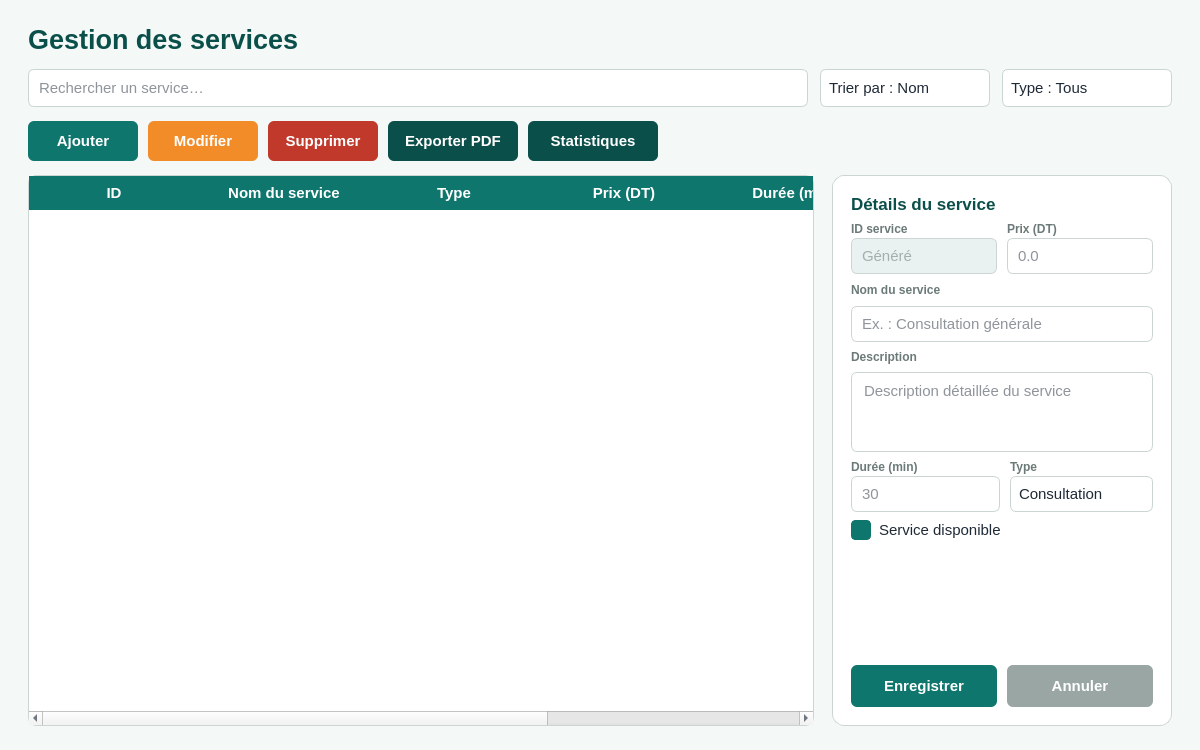
<?xml version="1.0" encoding="UTF-8"?>
<ui version="4.0">
 <class>GestionServices</class>
 <widget class="QWidget" name="GestionServices">
  <property name="geometry">
   <rect>
    <x>0</x>
    <y>0</y>
    <width>1200</width>
    <height>750</height>
   </rect>
  </property>
  <property name="minimumSize">
   <size>
    <width>1000</width>
    <height>650</height>
   </size>
  </property>
  <property name="windowTitle">
   <string>Gestion des services</string>
  </property>
  <property name="styleSheet">
   <string notr="true">QWidget {
    font-family: &quot;Arial&quot;;
    font-size: 11pt;
    color: #1F2A37;
}
#GestionServices {
    background-color: #F4F8F7;
}
#labelTitrePage {
    font-size: 20pt;
    font-weight: bold;
    color: #0B4F4A;
}
QLineEdit, QComboBox, QPlainTextEdit {
    background-color: #FFFFFF;
    border: 1px solid #CBD5D3;
    border-radius: 6px;
    padding: 5px 8px;
}
QLineEdit:focus, QComboBox:focus, QPlainTextEdit:focus {
    border: 2px solid #0F766E;
}
QLineEdit:read-only {
    background-color: #EAF2F1;
    color: #5C6B69;
}
QComboBox::drop-down {
    border: none;
    width: 24px;
}
QComboBox QAbstractItemView {
    background-color: #FFFFFF;
    border: 1px solid #CBD5D3;
    selection-background-color: #CDEAE6;
    selection-color: #1F2A37;
    outline: none;
}
QCheckBox {
    spacing: 8px;
}
QCheckBox::indicator {
    width: 18px;
    height: 18px;
    border: 1px solid #CBD5D3;
    border-radius: 4px;
    background-color: #FFFFFF;
}
QCheckBox::indicator:checked {
    background-color: #0F766E;
    border: 1px solid #0F766E;
}
QScrollBar:vertical {
    background: #F4F8F7;
    width: 10px;
    margin: 2px;
}
QScrollBar::handle:vertical {
    background: #CBD5D3;
    border-radius: 5px;
    min-height: 24px;
}
QScrollBar::handle:vertical:hover {
    background: #9AA6A4;
}
QScrollBar::add-line:vertical, QScrollBar::sub-line:vertical {
    height: 0px;
}
#pushButtonAjouter {
    background-color: #0F766E;
    color: #FFFFFF;
    font-weight: bold;
    border: none;
    border-radius: 6px;
}
#pushButtonAjouter:hover { background-color: #0C5F58; }
#pushButtonModifier {
    background-color: #F28C28;
    color: #FFFFFF;
    font-weight: bold;
    border: none;
    border-radius: 6px;
}
#pushButtonModifier:hover { background-color: #E07B16; }
#pushButtonSupprimer {
    background-color: #C0392B;
    color: #FFFFFF;
    font-weight: bold;
    border: none;
    border-radius: 6px;
}
#pushButtonSupprimer:hover { background-color: #A5311F; }
#pushButtonExporterPdf, #pushButtonStatistiques {
    background-color: #0B4F4A;
    color: #FFFFFF;
    font-weight: bold;
    border: none;
    border-radius: 6px;
}
#pushButtonExporterPdf:hover, #pushButtonStatistiques:hover { background-color: #083E3A; }
#pushButtonEnregistrer {
    background-color: #0F766E;
    color: #FFFFFF;
    font-size: 11pt;
    font-weight: bold;
    border: none;
    border-radius: 6px;
}
#pushButtonEnregistrer:hover { background-color: #0C5F58; }
#pushButtonAnnuler {
    background-color: #9AA6A4;
    color: #FFFFFF;
    font-size: 11pt;
    font-weight: bold;
    border: none;
    border-radius: 6px;
}
#pushButtonAnnuler:hover { background-color: #808C8A; }
#frameDetail {
    background-color: #FFFFFF;
    border: 1px solid #CBD5D3;
    border-radius: 12px;
}
#labelDetailTitre {
    font-size: 13pt;
    font-weight: bold;
    color: #0B4F4A;
}
#labelChampId, #labelChampPrix, #labelChampNomService, #labelChampDescription, #labelChampDuree, #labelChampType {
    font-size: 9pt;
    font-weight: bold;
    color: #6B7A78;
}
QTableWidget {
    background-color: #FFFFFF;
    border: 1px solid #CBD5D3;
    border-radius: 8px;
    gridline-color: #E3EAE9;
}
QHeaderView::section {
    background-color: #0F766E;
    color: #FFFFFF;
    font-weight: bold;
    padding: 6px;
    border: none;
}
QTableWidget::item {
    padding: 4px;
}
QTableWidget::item:selected {
    background-color: #CDEAE6;
    color: #1F2A37;
}</string>
  </property>
  <layout class="QVBoxLayout" name="verticalLayoutRoot">
   <property name="spacing">
    <number>14</number>
   </property>
   <property name="leftMargin">
    <number>28</number>
   </property>
   <property name="topMargin">
    <number>24</number>
   </property>
   <property name="rightMargin">
    <number>28</number>
   </property>
   <property name="bottomMargin">
    <number>24</number>
   </property>
   <item>
    <widget class="QLabel" name="labelTitrePage">
     <property name="text">
      <string>Gestion des services</string>
     </property>
    </widget>
   </item>
   <item>
    <layout class="QHBoxLayout" name="horizontalLayoutFiltres">
     <property name="spacing">
      <number>12</number>
     </property>
     <item>
      <widget class="QLineEdit" name="lineEditRecherche">
       <property name="minimumSize">
        <size>
         <width>0</width>
         <height>38</height>
        </size>
       </property>
       <property name="placeholderText">
        <string>Rechercher un service…</string>
       </property>
      </widget>
     </item>
     <item>
      <widget class="QComboBox" name="comboBoxTri">
       <property name="minimumSize">
        <size>
         <width>170</width>
         <height>38</height>
        </size>
       </property>
       <item>
        <property name="text">
         <string>Trier par : Nom</string>
        </property>
       </item>
       <item>
        <property name="text">
         <string>Trier par : Prix</string>
        </property>
       </item>
       <item>
        <property name="text">
         <string>Trier par : Durée</string>
        </property>
       </item>
       <item>
        <property name="text">
         <string>Trier par : Type</string>
        </property>
       </item>
      </widget>
     </item>
     <item>
      <widget class="QComboBox" name="comboBoxFiltreType">
       <property name="minimumSize">
        <size>
         <width>170</width>
         <height>38</height>
        </size>
       </property>
       <item>
        <property name="text">
         <string>Type : Tous</string>
        </property>
       </item>
       <item>
        <property name="text">
         <string>Consultation</string>
        </property>
       </item>
       <item>
        <property name="text">
         <string>Vaccination</string>
        </property>
       </item>
       <item>
        <property name="text">
         <string>Traitement</string>
        </property>
       </item>
       <item>
        <property name="text">
         <string>Chirurgie</string>
        </property>
       </item>
       <item>
        <property name="text">
         <string>Éducation</string>
        </property>
       </item>
       <item>
        <property name="text">
         <string>Comportement</string>
        </property>
       </item>
      </widget>
     </item>
    </layout>
   </item>
   <item>
    <layout class="QHBoxLayout" name="horizontalLayoutBoutons">
     <property name="spacing">
      <number>10</number>
     </property>
     <item>
      <widget class="QPushButton" name="pushButtonAjouter">
       <property name="minimumSize">
        <size>
         <width>110</width>
         <height>40</height>
        </size>
       </property>
       <property name="cursor">
        <cursorShape>PointingHandCursor</cursorShape>
       </property>
       <property name="text">
        <string>Ajouter</string>
       </property>
      </widget>
     </item>
     <item>
      <widget class="QPushButton" name="pushButtonModifier">
       <property name="minimumSize">
        <size>
         <width>110</width>
         <height>40</height>
        </size>
       </property>
       <property name="cursor">
        <cursorShape>PointingHandCursor</cursorShape>
       </property>
       <property name="text">
        <string>Modifier</string>
       </property>
      </widget>
     </item>
     <item>
      <widget class="QPushButton" name="pushButtonSupprimer">
       <property name="minimumSize">
        <size>
         <width>110</width>
         <height>40</height>
        </size>
       </property>
       <property name="cursor">
        <cursorShape>PointingHandCursor</cursorShape>
       </property>
       <property name="text">
        <string>Supprimer</string>
       </property>
      </widget>
     </item>
     <item>
      <widget class="QPushButton" name="pushButtonExporterPdf">
       <property name="minimumSize">
        <size>
         <width>130</width>
         <height>40</height>
        </size>
       </property>
       <property name="cursor">
        <cursorShape>PointingHandCursor</cursorShape>
       </property>
       <property name="text">
        <string>Exporter PDF</string>
       </property>
      </widget>
     </item>
     <item>
      <widget class="QPushButton" name="pushButtonStatistiques">
       <property name="minimumSize">
        <size>
         <width>130</width>
         <height>40</height>
        </size>
       </property>
       <property name="cursor">
        <cursorShape>PointingHandCursor</cursorShape>
       </property>
       <property name="text">
        <string>Statistiques</string>
       </property>
      </widget>
     </item>
     <item>
      <spacer name="spacerBoutons">
       <property name="orientation">
        <enum>Qt::Orientation::Horizontal</enum>
       </property>
       <property name="sizeHint" stdset="0">
        <size>
         <width>40</width>
         <height>20</height>
        </size>
       </property>
      </spacer>
     </item>
    </layout>
   </item>
   <item>
    <layout class="QHBoxLayout" name="horizontalLayoutContenu">
     <property name="spacing">
      <number>18</number>
     </property>
     <item>
      <widget class="QTableWidget" name="tableWidgetServices">
       <property name="editTriggers">
        <set>QAbstractItemView::EditTrigger::NoEditTriggers</set>
       </property>
       <property name="alternatingRowColors">
        <bool>true</bool>
       </property>
       <property name="selectionMode">
        <enum>QAbstractItemView::SelectionMode::SingleSelection</enum>
       </property>
       <property name="selectionBehavior">
        <enum>QAbstractItemView::SelectionBehavior::SelectRows</enum>
       </property>
       <property name="showGrid">
        <bool>true</bool>
       </property>
       <property name="sortingEnabled">
        <bool>false</bool>
       </property>
       <attribute name="horizontalHeaderDefaultSectionSize">
        <number>170</number>
       </attribute>
       <attribute name="horizontalHeaderMinimumSectionSize">
        <number>90</number>
       </attribute>
       <attribute name="horizontalHeaderStretchLastSection">
        <bool>true</bool>
       </attribute>
       <attribute name="verticalHeaderVisible">
        <bool>false</bool>
       </attribute>
       <column>
        <property name="text">
         <string>ID</string>
        </property>
       </column>
       <column>
        <property name="text">
         <string>Nom du service</string>
        </property>
       </column>
       <column>
        <property name="text">
         <string>Type</string>
        </property>
       </column>
       <column>
        <property name="text">
         <string>Prix (DT)</string>
        </property>
       </column>
       <column>
        <property name="text">
         <string>Durée (min)</string>
        </property>
       </column>
       <column>
        <property name="text">
         <string>Disponible</string>
        </property>
       </column>
      </widget>
     </item>
     <item>
      <widget class="QFrame" name="frameDetail">
       <property name="minimumSize">
        <size>
         <width>320</width>
         <height>0</height>
        </size>
       </property>
       <property name="maximumSize">
        <size>
         <width>340</width>
         <height>16777215</height>
        </size>
       </property>
       <layout class="QVBoxLayout" name="verticalLayoutDetail">
        <property name="spacing">
         <number>8</number>
        </property>
        <property name="leftMargin">
         <number>18</number>
        </property>
        <property name="topMargin">
         <number>18</number>
        </property>
        <property name="rightMargin">
         <number>18</number>
        </property>
        <property name="bottomMargin">
         <number>18</number>
        </property>
        <item>
         <widget class="QLabel" name="labelDetailTitre">
          <property name="text">
           <string>Détails du service</string>
          </property>
         </widget>
        </item>
        <item>
         <layout class="QHBoxLayout" name="horizontalLayoutIdPrix">
          <property name="spacing">
           <number>10</number>
          </property>
          <item>
           <layout class="QVBoxLayout" name="verticalLayoutId">
            <property name="spacing">
             <number>2</number>
            </property>
            <item>
             <widget class="QLabel" name="labelChampId">
              <property name="text">
               <string>ID service</string>
              </property>
             </widget>
            </item>
            <item>
             <widget class="QLineEdit" name="lineEditIdService">
              <property name="minimumSize">
               <size>
                <width>0</width>
                <height>36</height>
               </size>
              </property>
              <property name="readOnly">
               <bool>true</bool>
              </property>
              <property name="placeholderText">
               <string>Généré</string>
              </property>
             </widget>
            </item>
           </layout>
          </item>
          <item>
           <layout class="QVBoxLayout" name="verticalLayoutPrix">
            <property name="spacing">
             <number>2</number>
            </property>
            <item>
             <widget class="QLabel" name="labelChampPrix">
              <property name="text">
               <string>Prix (DT)</string>
              </property>
             </widget>
            </item>
            <item>
             <widget class="QLineEdit" name="lineEditPrix">
              <property name="minimumSize">
               <size>
                <width>0</width>
                <height>36</height>
               </size>
              </property>
              <property name="placeholderText">
               <string>0.0</string>
              </property>
             </widget>
            </item>
           </layout>
          </item>
         </layout>
        </item>
        <item>
         <widget class="QLabel" name="labelChampNomService">
          <property name="minimumSize">
           <size>
            <width>0</width>
            <height>16</height>
           </size>
          </property>
          <property name="text">
           <string>Nom du service</string>
          </property>
          <property name="wordWrap">
           <bool>false</bool>
          </property>
         </widget>
        </item>
        <item>
         <widget class="QLineEdit" name="lineEditNomService">
          <property name="minimumSize">
           <size>
            <width>0</width>
            <height>36</height>
           </size>
          </property>
          <property name="placeholderText">
           <string>Ex. : Consultation générale</string>
          </property>
         </widget>
        </item>
        <item>
         <widget class="QLabel" name="labelChampDescription">
          <property name="text">
           <string>Description</string>
          </property>
         </widget>
        </item>
        <item>
         <widget class="QPlainTextEdit" name="plainTextEditDescription">
          <property name="minimumSize">
           <size>
            <width>0</width>
            <height>70</height>
           </size>
          </property>
          <property name="maximumSize">
           <size>
            <width>16777215</width>
            <height>80</height>
           </size>
          </property>
          <property name="placeholderText">
           <string>Description détaillée du service</string>
          </property>
         </widget>
        </item>
        <item>
         <layout class="QHBoxLayout" name="horizontalLayoutDureeType">
          <property name="spacing">
           <number>10</number>
          </property>
          <item>
           <layout class="QVBoxLayout" name="verticalLayoutDuree">
            <property name="spacing">
             <number>2</number>
            </property>
            <item>
             <widget class="QLabel" name="labelChampDuree">
              <property name="text">
               <string>Durée (min)</string>
              </property>
             </widget>
            </item>
            <item>
             <widget class="QLineEdit" name="lineEditDuree">
              <property name="minimumSize">
               <size>
                <width>0</width>
                <height>36</height>
               </size>
              </property>
              <property name="placeholderText">
               <string>30</string>
              </property>
             </widget>
            </item>
           </layout>
          </item>
          <item>
           <layout class="QVBoxLayout" name="verticalLayoutType">
            <property name="spacing">
             <number>2</number>
            </property>
            <item>
             <widget class="QLabel" name="labelChampType">
              <property name="text">
               <string>Type</string>
              </property>
             </widget>
            </item>
            <item>
             <widget class="QComboBox" name="comboBoxType">
              <property name="minimumSize">
               <size>
                <width>0</width>
                <height>36</height>
               </size>
              </property>
              <item>
               <property name="text">
                <string>Consultation</string>
               </property>
              </item>
              <item>
               <property name="text">
                <string>Vaccination</string>
               </property>
              </item>
              <item>
               <property name="text">
                <string>Traitement</string>
               </property>
              </item>
              <item>
               <property name="text">
                <string>Chirurgie</string>
               </property>
              </item>
              <item>
               <property name="text">
                <string>Éducation</string>
               </property>
              </item>
              <item>
               <property name="text">
                <string>Comportement</string>
               </property>
              </item>
             </widget>
            </item>
           </layout>
          </item>
         </layout>
        </item>
        <item>
         <widget class="QCheckBox" name="checkBoxDisponible">
          <property name="text">
           <string>Service disponible</string>
          </property>
          <property name="checked">
           <bool>true</bool>
          </property>
         </widget>
        </item>
        <item>
         <spacer name="spacerDetail">
          <property name="orientation">
           <enum>Qt::Orientation::Vertical</enum>
          </property>
          <property name="sizeHint" stdset="0">
           <size>
            <width>20</width>
            <height>20</height>
           </size>
          </property>
         </spacer>
        </item>
        <item>
         <layout class="QHBoxLayout" name="horizontalLayoutActions">
          <property name="spacing">
           <number>10</number>
          </property>
          <item>
           <widget class="QPushButton" name="pushButtonEnregistrer">
            <property name="minimumSize">
             <size>
              <width>0</width>
              <height>42</height>
             </size>
            </property>
            <property name="cursor">
             <cursorShape>PointingHandCursor</cursorShape>
            </property>
            <property name="text">
             <string>Enregistrer</string>
            </property>
           </widget>
          </item>
          <item>
           <widget class="QPushButton" name="pushButtonAnnuler">
            <property name="minimumSize">
             <size>
              <width>0</width>
              <height>42</height>
             </size>
            </property>
            <property name="cursor">
             <cursorShape>PointingHandCursor</cursorShape>
            </property>
            <property name="text">
             <string>Annuler</string>
            </property>
           </widget>
          </item>
         </layout>
        </item>
       </layout>
      </widget>
     </item>
    </layout>
   </item>
  </layout>
 </widget>
 <resources/>
 <connections/>
</ui>
